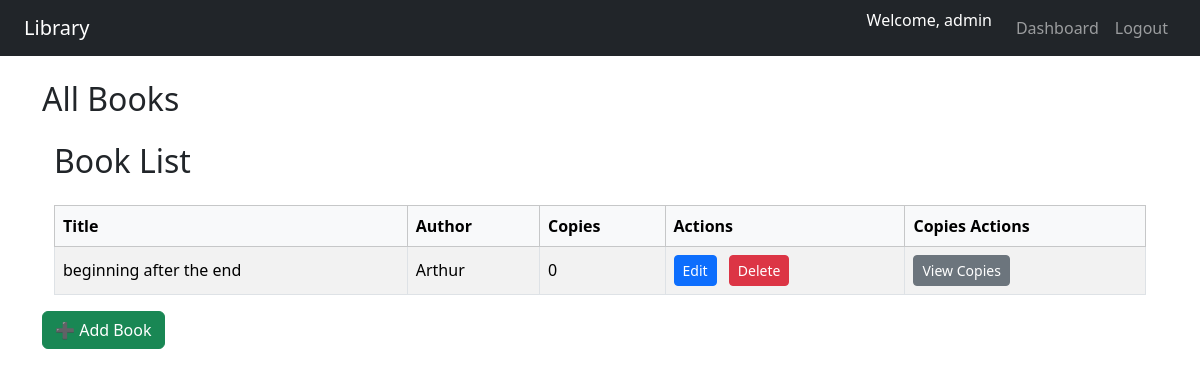
The app's page /admins/books/ (signed in), older data.
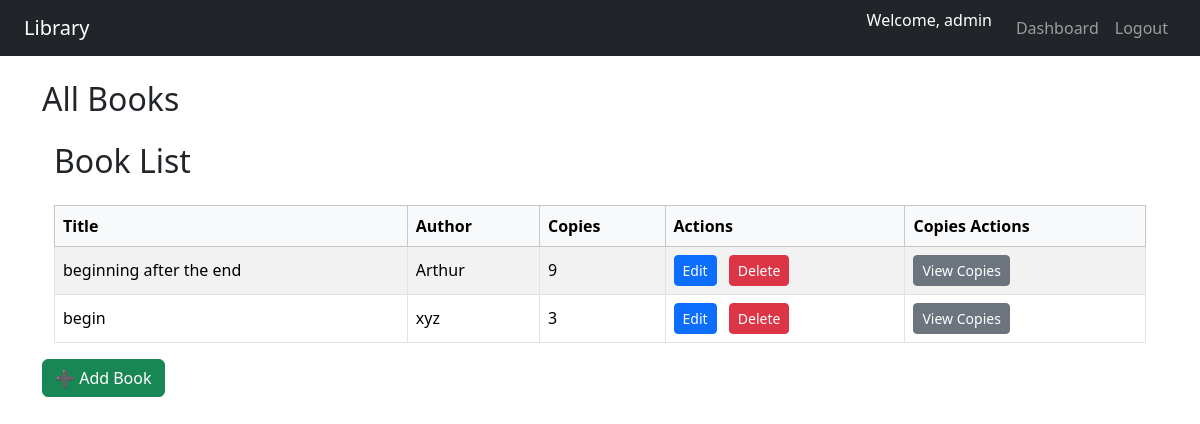
The same page, newer data.
### core/models.py (models this page shows, shortened)
class Book(models.Model):
    title = models.CharField(max_length=255)
    author = models.CharField(max_length=255)
    genre = models.CharField(max_length=100,blank = True, null=True)
    language = models.CharField(max_length=50,blank = True,null = True)
    isbn = models.CharField(max_length=13,unique=True)
    total_copies = models.PositiveIntegerField(default=0)
    available_copies = models.PositiveIntegerField(default = 0)

### core/views.py (the view)
# urls.py: path('admins/books/',views.admin_book_list, name ='admin_book_list'),
@user_passes_test(is_admin)
def admin_book_list(request):
    books = Book.objects.all().prefetch_related('copies')
    return render(request, 'core/admin/book_list.html', {'books': books})

### core/views.py (called while the page is built)
def is_admin(user):
    return user.is_authenticated and user.role == 'ADMIN'

### core/templates/core/admin/book_list.html
{% extends 'base.html' %}
{% block content %}
<h2>All Books</h2>
<div class="container mt-4">
    <h2 class="mb-4">Book List</h2>
    <table class="table table-bordered table-striped table-hover align-middle">
        <thead class="table-light">
            <tr>
                <th scope="col">Title</th>
                <th scope="col">Author</th>
                <th scope="col">Copies</th>
                <th scope="col">Actions</th>
                <th scope="col">Copies Actions</th>
            </tr>
        </thead>
        <tbody>
        {% for book in books %}
            <tr>
                <td>{{ book.title }}</td>
                <td>{{ book.author }}</td>
                <td>{{ book.copies.count }}</td>
                <td>
                    <a href="{% url 'core:edit_book' book.id %}" class="btn btn-sm btn-primary me-2">Edit</a>
                    <a href="{% url 'core:delete_book' book.id %}" class="btn btn-sm btn-danger">Delete</a>
                </td>
                <td>
                    <a href="{% url 'core:book_copies' book.id %}" class="btn btn-sm btn-secondary">View Copies</a>
                </td>
            </tr>
        {% empty %}
            <tr>
                <td colspan="5" class="text-center text-muted">No books available.</td>
            </tr>
        {% endfor %}
        </tbody>
    </table>
</div>
<a href="{% url 'core:add_book' %}" class="btn btn-success mb-3">➕ Add Book</a>
{% endblock %}

Row changes from the older to the newer data that the page shows:
changed Book "beginning after the end": copies.count "0" → "9"
added Book: title "begin", author "xyz", copies.count "3"
